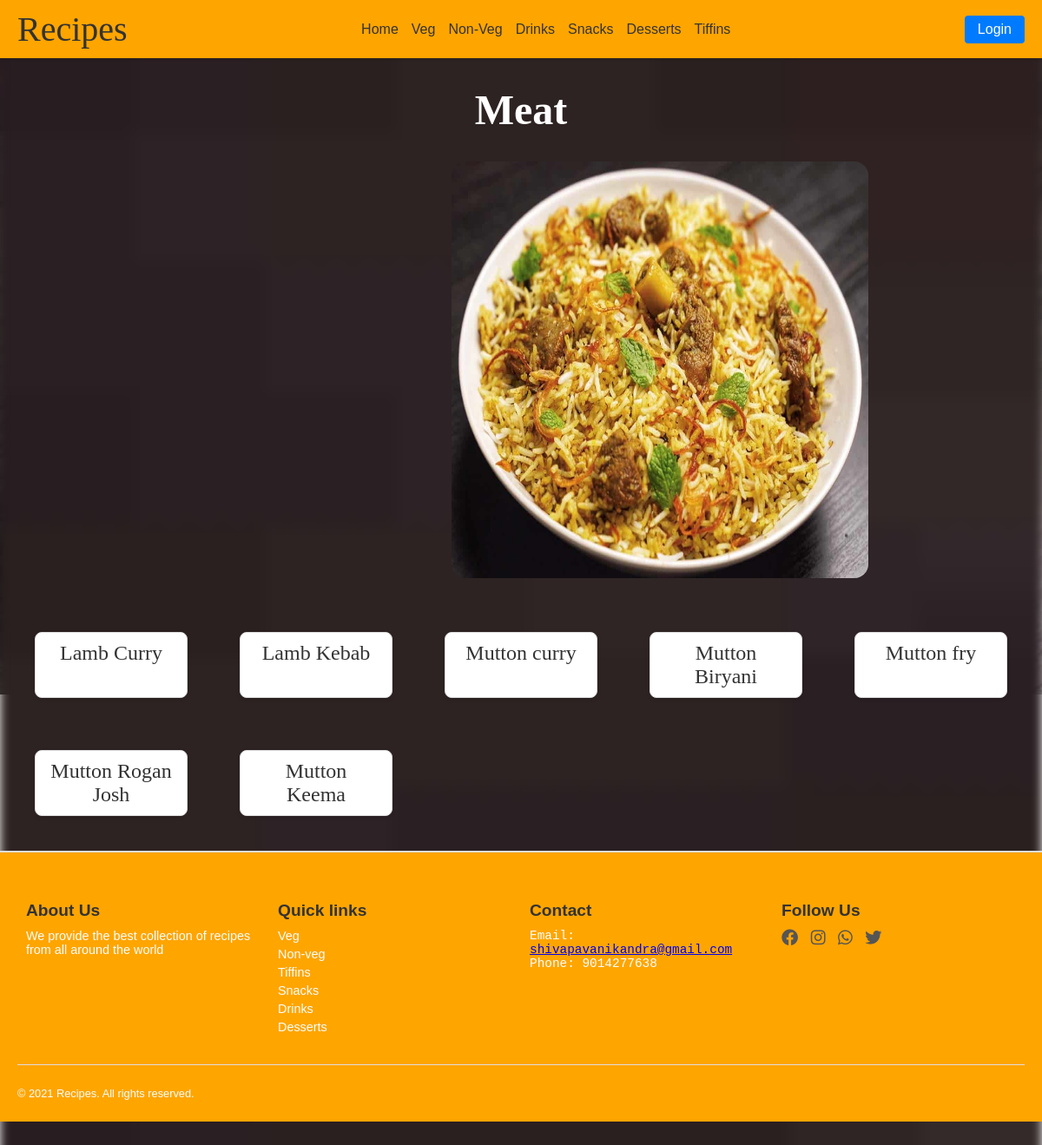
Screenshot of /nonveg/Meat/ with the database file from the repository.
### nonveg/models.py (models this page shows, shortened)
class meat(models.Model):
    name = models.CharField(max_length=100)
    image = models.ImageField(upload_to='images/')
    ingrediants = models.TextField()
    description = models.TextField()
    video=models.URLField(null=True,blank=True)

### nonveg/views.py (the view)
# urls.py: path('Meat/',views.Meat,name='Meat'),
def Meat(request):
    meats=meat.objects.all()
    return render(request,'nonveg/meat.html',{'meats':meats})

### template/nonveg/meat.html (shortened to what this page needs)
<!DOCTYPE html>
<html lang="en">
<head>
    <link href="https://cdnjs.cloudflare.com/ajax/libs/font-awesome/6.0.0-beta3/css/all.min.css" rel="stylesheet">
<body>
    <nav>
        <div class="logo">Recipes</div>
        <div class="nav-links">
            <a href="{% url 'ourrecipe1:home' %}">Home</a>
            <div class="has-dropdown">
                <a href="{% url 'ourrecipe1:veg' %}">Veg</a>
            </div>
            <div class="has-dropdown">
                <a href="{% url 'ourrecipe1:nonveg' %}">Non-Veg</a>
            </div>
            <div class="has-dropdown">
                <a href="{% url 'ourrecipe1:drinks' %}">Drinks</a>
            </div>
            <div class="has-dropdown">
                <a href="{% url 'ourrecipe1:snacks' %}">Snacks</a>
            </div>
            <div class="has-dropdown">
                <a href="{% url 'ourrecipe1:dessert' %}">Desserts</a>
            </div>
            <div class="has-dropdown">
                <a href="{% url 'ourrecipe1:tiffins' %}">Tiffins</a>
            </div>
        </div>
        <div class="search-login">
            <button class="login-btn">Login</button>
        </div>
    </nav>
    <h1 id="head">Meat</h1>
    <div><img src="../../static/images/Mutton-Biryani.jpg" alt="" id="img1"></div><br>
    <div class="fastfood-container">
        {% for i in meats %}
    <a href="{% url 'nonveg:showmeat' i.id %}" class="fastfood-item">{{i.name}}</a>
    {% endfor %}</div>
    <footer>
        <div class="footer-section">
        <h4>About Us</h4>
        <p>We provide the best collection of recipes from all
            around the world</p>
        </div>
        <div class="footer-section">
        <ul>
            <h4>Quick links</h4>
            <a href="{% url 'ourrecipe1:veg' %}" class="quick"><li>Veg</li></a>
            <a href="{% url 'ourrecipe1:nonveg' %}" class="quick"><li>Non-veg</li></a>
            <a href="{% url 'ourrecipe1:tiffins' %}" class="quick"><li>Tiffins</li></a>
            <a href="{% url 'ourrecipe1:snacks' %}" class="quick"><li>Snacks</li></a>
            <a href="{% url 'ourrecipe1:drinks' %}" class="quick"><li>Drinks</li></a>
            <a href="{% url 'ourrecipe1:dessert' %}" class="quick"><li>Desserts</li></a>
        </ul>
        </div>
        <div class="footer-section">
        <h4>Contact</h4>
        <pre>Email:
<a href="#">shivapavanikandra@gmail.com</a>
Phone: 9014277638
        </pre>
        </div>
        <div class="footer-section">
        <h4>Follow Us</h4>
        <a href="#"><i class="fa-brands fa-facebook"></i></a>
        <a href="#"><i class="fa-brands fa-instagram"></i></a>
        <a href="#"><i class="fa-brands fa-whatsapp"></i></a>
        <a href="#"><i class="fa-brands fa-twitter"></i></a>
        </div>
        <hr>
        <p id="f2">&copy; 2021 Recipes. All rights reserved.</p>
    </footer>
</body>
</html>

### template/nonveg/meat.html (style rules this page uses)
body { margin: 0; font-family: Arial, sans-serif; background-image: url(../../static/images/Mutton-Biryani.jpg); background-repeat: no-repeat; background-size: cover; background-position: center; }
body::before { content: ""; position: absolute; top: 0vh; left: 0; right: 0; bottom: -80vh; background-image: inherit; background-size: inherit; background-repeat: inherit; filter: blur(6px); z-index: -1; }
#img1 { position: relative; z-index: 1; }
nav { display: flex; justify-content: space-between; align-items: center; background-color: orange; padding: 10px 20px; box-shadow: 0 2px 4px rgba(0, 0, 0, 0.1); }
.logo { font-size: 2.5rem; font-family: cursive; color: #333; }
.nav-links { display: flex; gap: 15px; }
.nav-links a { text-decoration: none; font-size: 1rem; color: #333; transition: color 0.3s; }
.has-dropdown { position: relative; }
.search-login { display: flex; gap: 10px; align-items: center; }
.login-btn { background-color: #007BFF; color: white; border: none; padding: 7px 15px; border-radius: 4px; font-size: 1rem; cursor: pointer; transition: background-color 0.3s; }
footer { display: flex; flex-wrap: wrap; justify-content: space-between; background-color: orange; padding: 20px; border-top: 2px solid #ddd; }
footer h4 { margin-bottom: 10px; font-size: 1.2rem; color: #333; }
footer p, pre { font-size: 0.9rem; color: white; margin: 5px 0; }
ul { list-style-type: none; padding: 0; margin: 0; }
ul a { text-decoration: none; color: white; font-size: 0.9rem; margin: 5px 0; display: block; }
footer a i { font-size: 1.2rem; color: #555; margin-right: 10px; transition: color 0.3s ease; }
footer hr { width: 100%; border: none; border-top: 1px solid #ddd; margin: 20px 0; }
#f2 { text-align: center; font-size: 0.8rem; color: white; }
.footer-section { flex: 1; min-width: 200px; margin: 10px; }
#img1 { width: 40%; height: 60vh; margin-left: 65vh; border-radius: 2vh; }
#head { font-size: 3rem; font-family: cursive; text-align: center; color: white; }
.fastfood-container { display: grid; grid-template-columns: repeat(auto-fit, minmax(150px, 1fr)); gap: 60px; padding: 40px; max-width: 1200px; margin: 0 auto; }
.fastfood-item { display: block; text-align: center; text-decoration: none; font-family: cursive; font-size: 1.5em; color: #333; background-color: #fff; padding: 10px 15px; border: 1px solid #ddd; border-radius: 8px; box-shadow: 0 2px 5px rgba(0, 0, 0, 0.1); transition: transform 0.2s, box-shadow 0.2s; }

### rows the page displays
meat: name "Lamb Curry"
meat: name "Lamb Kebab"
meat: name "Mutton curry"
meat: name "Mutton Biryani"
meat: name "Mutton fry"
meat: name "Mutton Rogan Josh"
meat: name "Mutton Keema"
